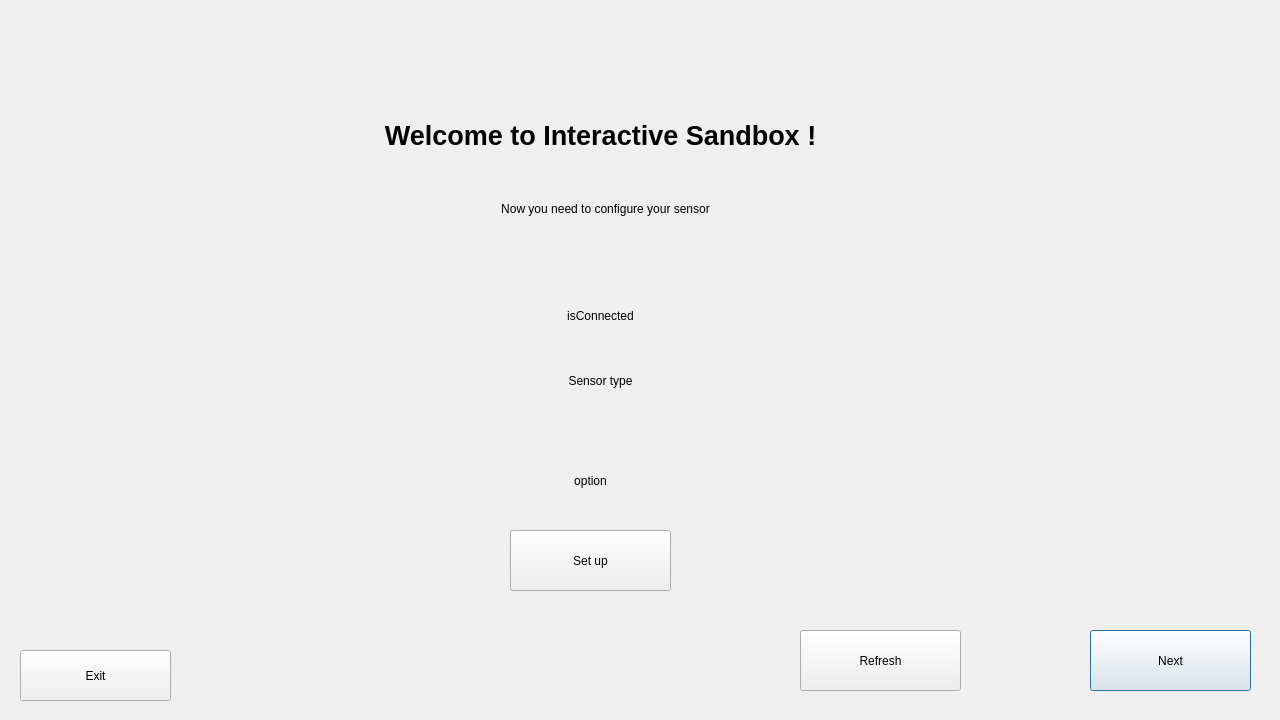
<?xml version="1.0" encoding="UTF-8"?>
<ui version="4.0">
 <class>SensorCalibration</class>
 <widget class="QDialog" name="SensorCalibration">
  <property name="geometry">
   <rect>
    <x>0</x>
    <y>0</y>
    <width>1280</width>
    <height>720</height>
   </rect>
  </property>
  <property name="windowTitle">
   <string>Dialog</string>
  </property>
  <widget class="QLabel" name="welcome">
   <property name="geometry">
    <rect>
     <x>320</x>
     <y>110</y>
     <width>561</width>
     <height>51</height>
    </rect>
   </property>
   <property name="sizePolicy">
    <sizepolicy hsizetype="Expanding" vsizetype="Preferred">
     <horstretch>0</horstretch>
     <verstretch>0</verstretch>
    </sizepolicy>
   </property>
   <property name="font">
    <font>
     <pointsize>20</pointsize>
     <weight>75</weight>
     <bold>true</bold>
    </font>
   </property>
   <property name="text">
    <string>Welcome to Interactive Sandbox !</string>
   </property>
   <property name="alignment">
    <set>Qt::AlignCenter</set>
   </property>
  </widget>
  <widget class="QLabel" name="welcome2">
   <property name="geometry">
    <rect>
     <x>410</x>
     <y>200</y>
     <width>391</width>
     <height>17</height>
    </rect>
   </property>
   <property name="text">
    <string>Now you need to configure your sensor</string>
   </property>
   <property name="alignment">
    <set>Qt::AlignCenter</set>
   </property>
  </widget>
  <widget class="QPushButton" name="next">
   <property name="geometry">
    <rect>
     <x>1090</x>
     <y>630</y>
     <width>161</width>
     <height>61</height>
    </rect>
   </property>
   <property name="text">
    <string>Next</string>
   </property>
  </widget>
  <widget class="QPushButton" name="exit">
   <property name="geometry">
    <rect>
     <x>20</x>
     <y>650</y>
     <width>151</width>
     <height>51</height>
    </rect>
   </property>
   <property name="text">
    <string>Exit</string>
   </property>
  </widget>
  <widget class="QLabel" name="isFound">
   <property name="geometry">
    <rect>
     <x>320</x>
     <y>280</y>
     <width>561</width>
     <height>71</height>
    </rect>
   </property>
   <property name="text">
    <string>isConnected</string>
   </property>
   <property name="alignment">
    <set>Qt::AlignCenter</set>
   </property>
  </widget>
  <widget class="QPushButton" name="refresh">
   <property name="geometry">
    <rect>
     <x>800</x>
     <y>630</y>
     <width>161</width>
     <height>61</height>
    </rect>
   </property>
   <property name="text">
    <string>Refresh</string>
   </property>
  </widget>
  <widget class="QLabel" name="option">
   <property name="geometry">
    <rect>
     <x>290</x>
     <y>450</y>
     <width>601</width>
     <height>61</height>
    </rect>
   </property>
   <property name="text">
    <string>option</string>
   </property>
   <property name="alignment">
    <set>Qt::AlignCenter</set>
   </property>
  </widget>
  <widget class="QPushButton" name="setup">
   <property name="geometry">
    <rect>
     <x>510</x>
     <y>530</y>
     <width>161</width>
     <height>61</height>
    </rect>
   </property>
   <property name="text">
    <string>Set up</string>
   </property>
  </widget>
  <widget class="QLabel" name="sensorType">
   <property name="geometry">
    <rect>
     <x>320</x>
     <y>370</y>
     <width>561</width>
     <height>21</height>
    </rect>
   </property>
   <property name="text">
    <string>Sensor type</string>
   </property>
   <property name="alignment">
    <set>Qt::AlignCenter</set>
   </property>
  </widget>
 </widget>
 <resources/>
 <connections/>
</ui>
